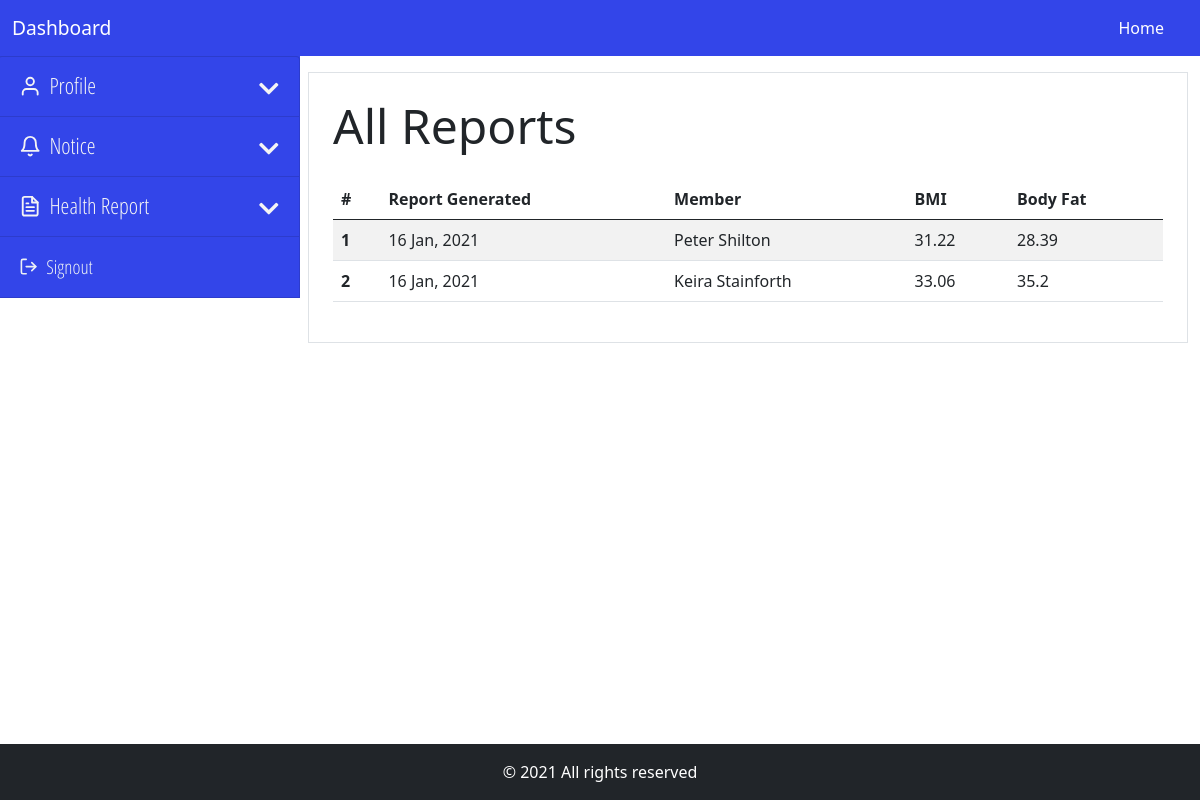
The page /backend/report/view-reports-all.php (signed in) on the database as committed earlier.
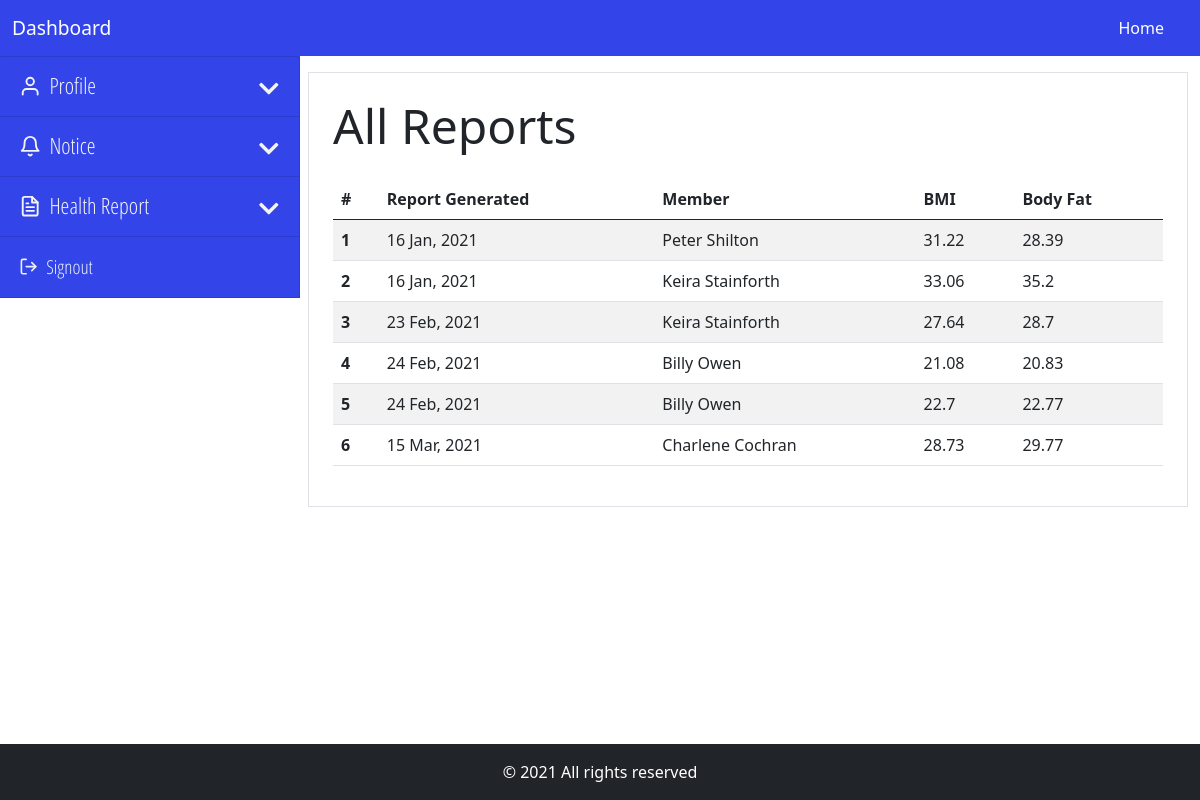
The same page on the database as committed later.
### tables this page shows
CREATE TABLE `report` (
  `report_id` int(11) NOT NULL,
  `report_member_id` int(11) NOT NULL,
  `report_height` float NOT NULL,
  `report_weight` float NOT NULL,
  `report_waist` float NOT NULL,
  `report_bmi` float NOT NULL,
  `report_body_fat` float NOT NULL,
  `report_generated` timestamp NOT NULL DEFAULT current_timestamp()
);

CREATE TABLE `member` (
  `member_id` int(11) NOT NULL,
  `member_name` varchar(60) NOT NULL,
  `member_gender` enum('male','female','others') DEFAULT NULL,
  `member_dob` varchar(25) DEFAULT NULL,
  `member_address` varchar(255) DEFAULT NULL,
  `member_package` varchar(20) NOT NULL,
  `member_mobile` varchar(11) DEFAULT NULL,
  `member_photo` varchar(255) DEFAULT NULL,
  `member_status` enum('0','1','2') NOT NULL DEFAULT '0' COMMENT '0 = pending, 1 = Active, 2 = banned',
  `member_user_id` int(11) NOT NULL,
  `member_joined_at` timestamp NOT NULL DEFAULT current_timestamp()
);

### core/main.php (called while the page is built, shortened)
<?php
    class Main
    {
        private $host = "localhost";
        private $user = "root";
        private $pass ="";
        private $database = "gym_manager";
        private function dbConnect()
        {
            try
            {
                $this->conn = new PDO('mysql:host='.$this->host.';dbname='.$this->database, $this->user, $this->pass);
            }
            catch(PDOException $Exception)
            {
                $this->errmsg = $Exception->getMessage();
            }
        }
    }
?>

### core/dashboard.php (called while the page is built, shortened)
<?php
    require_once "main.php";
    class Dashboard extends Main
    {
        public function viewReport()
        {
            try
            {
                $this->sql = $this->conn->prepare("SELECT report.*, member.member_name FROM report LEFT JOIN member ON report.report_member_id = member.member_id");
                $this->sql->execute();
                if($this->sql->rowCount() > 0)
                {
                    $data = $this->sql->fetchAll(PDO::FETCH_OBJ);
                    return $data;
                }
                else
                {
                    return false;
                }
            }
            catch(PDOException $Exception)
            {
                $this->errmsg = $Exception->getMessage();
                $_SESSION['error'] = "Unexpected Error Occured. Please try again Later.<br> Error: ".$this->errmsg;
                return false;
            }
        }
    }
?>

### backend/report/view-reports-all.php (the view, shortened to what this page needs)
<?php
    require_once "../../core/dashboard.php";
    require_once "../inc/be-header.php";
    if(isset( $_SESSION['role']) &&  $_SESSION['role'] == 'admin' )
    {
      require_once "../inc/be-nav-admin.php";
    }
    else
    {
      require_once "../inc/be-nav-user.php";
    }
?>
<div class="container-fluid overflow-hidden mb-5">
    <div class="row gx-2 mt-3">
    <?php
        if(isset( $_SESSION['role']) &&  $_SESSION['role'] == 'admin' )
        {
          require_once "../inc/be-sidenav-admin.php";
        }
        else
        {
          require_once "../inc/be-sidenav-user.php";
        }
    ?>
        <div class="col-md-9">
            <div class="border p-4">
                <h2 class="display-5 mb-4">All Reports</h2>
                <table class="table table-striped">
                    <thead>
                        <tr>
                            <th scope="col">#</th>
                            <th scope="col">Report Generated</th>
                            <th scope="col">Member</th>
                            <th scope="col">BMI</th>
                            <th scope="col">Body Fat</th>
                        </tr>
                    </thead>
                    <tbody>
                        <?php
                            $report = new Dashboard;
                            $result = $report->viewReport();
                            if($result != false)
                            {
                                foreach($result as $data)
                                {
                                    $r_date = date("d M, Y", strtotime($data->report_generated));
                        ?>
                            <tr>
                                <th scope="row"><?=$data->report_id?></th>
                                <td><?=$r_date;?></td>
                                <td><?=$data->member_name;?></td>
                                <td><?=$data->report_bmi?></td>
                                <td><?=$data->report_body_fat?></td>
                            </tr>
                        <?php
                                }
                            }
                            else
                            {
                        ?>
                            <tr>
                                <td colspan="4">No Data Found</td>
                            </tr>
                        <?php
                            }
                        ?>
                    </tbody>
                </table>
            </div>
        </div>
    </div>
</div>
<?php
    require_once "../inc/be-footer.php";
?>

### backend/inc/be-header.php (shortened to what this page needs)
<!DOCTYPE html>
<html lang="en">
    <head>
        <link rel="stylesheet" href="../../_resources/stylesheets/vendors/normalize.css">
        <link rel="stylesheet" href="../../_resources/stylesheets/vendors/bootstrap.min.css">
        <link rel="stylesheet" href="../../_resources/stylesheets/vendors/animate.min.css">
        <link rel="stylesheet" href="../../_resources/stylesheets/vendors/aos.css">
        <link rel="stylesheet" href="../../_resources/stylesheets/vendors/all.css">
        <link rel="stylesheet" href="../../_resources/stylesheets/vendors/datatables.min.css"/>
        <link rel="stylesheet" href="../../_resources/stylesheets/style.css">
        <link rel="stylesheet" href="../../_resources/stylesheets/responsive.css">
    </head>
    <body>

### backend/inc/be-nav-user.php (shortened to what this page needs)
<nav class="navbar navbar-expand-lg navbar-dark nav-user">
    <div class="container-fluid">
        <a class="navbar-brand" href="../main/dashboard.php">Dashboard</a>
        <div class="collapse navbar-collapse" id="topNav">
            <ul class="navbar-nav ms-auto me-3 mb-2 mb-lg-0">
                <li class="nav-item">
                    <a class="nav-link active" aria-current="page" href="../main/dashboard.php">Home</a>
                </li>
            </ul>
        </div>
    </div>
</nav>

### backend/inc/be-sidenav-user.php (shortened to what this page needs)
<div class="col-3">
            <div class="dashLeftMenuUser">
                <div class="accordion" id="dashNavUser">
                    <div class="accordion-item">
                        <h2 class="accordion-header" id="profile">
                            <button class="accordion-button collapsed" type="button" data-bs-toggle="collapse" data-bs-target="#collapseProfile" aria-expanded="false" aria-controls="collapseProfile">
                                <i class="me-2" data-feather="user"></i> Profile
                            </button>
                        </h2>
                    </div>
                    <div class="accordion-item">
                        <h2 class="accordion-header" id="notice">
                            <button class="accordion-button collapsed" type="button" data-bs-toggle="collapse" data-bs-target="#collapseNotice" aria-expanded="false" aria-controls="collapseNotice">
                                <i class="me-2" data-feather="bell"></i> Notice
                            </button>
                        </h2>
                    </div>
                    <div class="accordion-item">
                        <h2 class="accordion-header" id="report">
                            <button class="accordion-button collapsed" type="button" data-bs-toggle="collapse" data-bs-target="#collapseReport" aria-expanded="false" aria-controls="collapseReport">
                                <i class="me-2" data-feather="file-text"></i>Health Report
                            </button>
                        </h2>
                    </div>
                    <div class="accordion-item">
                        <a class="dashNavSingle dashNavSignOut" href="../../signout.php?signout=true">
                            <i class="me-2" data-feather="log-out"></i> Signout
                        </a>
                    </div>
                </div>
            </div>
        </div>

### backend/inc/be-footer.php
        <footer class="container-fluid fixed-bottom">
            <div class="row">
                <div class="col-12 bg-dark p-3 text-center text-white">
                    &copy; <?=date('Y');?> All rights reserved
                </div>
            </div>
        </footer>
    </body>
</html>

### _resources/stylesheets/style.css (style rules this page uses)
.nav-user { background-color: #3345e9 !important; }
.dashLeftMenuUser { background-color: #3345e9 !important; padding-left: 0 !important; padding-right: 0 !important; margin-left: -14px; margin-top: -16px; }
#dashNavUser .accordion-button { background-color: #3345e9 !important; color: #f4f4f5 !important; font-family: navFont; font-size: 1.4rem; }
#dashNavUser .accordion-button::after, #dashNav .accordion-button::after { background-image: none !important; font-family: "Font Awesome 5 Free"; content: "\f078"; display: inline-block; padding-right: 3px; vertical-align: middle; font-weight: 900; }
.dashNavSingle { position: relative; display: flex; align-items: center; width: 100%; font-family: navFont; color: #e7e7e7; text-decoration: none; background-color: transparent; border: 1px solid rgba(0,0,0,.125); border-radius: 0; overflow-anchor: none; transition: color .15s ease-in-out,background-color .15s ease-in-out,border-color .15s ease-in-out,box-shadow .15s ease-in-out,border-radius .15s ease; }
.dashNavSignOut { font-size: 1.2rem; color: #ecf0f5; padding: 1rem 1.25rem; }
.nav-frontend li a, .navbar-brand { color: #e7e7e7; font-size: 1.2rem; }

Rows that differ between the two databases and show on the page:
added report: report_id "3", report_generated "23 Feb, 2021", member.member_name "Keira Stainforth", report_bmi "27.64", report_body_fat "28.7"
added report: report_id "4", report_generated "24 Feb, 2021", member.member_name "Billy Owen", report_bmi "21.08", report_body_fat "20.83"
added report: report_id "5", report_generated "24 Feb, 2021", member.member_name "Billy Owen", report_bmi "22.7", report_body_fat "22.77"
added report: report_id "6", report_generated "15 Mar, 2021", member.member_name "Charlene Cochran", report_bmi "28.73", report_body_fat "29.77"
